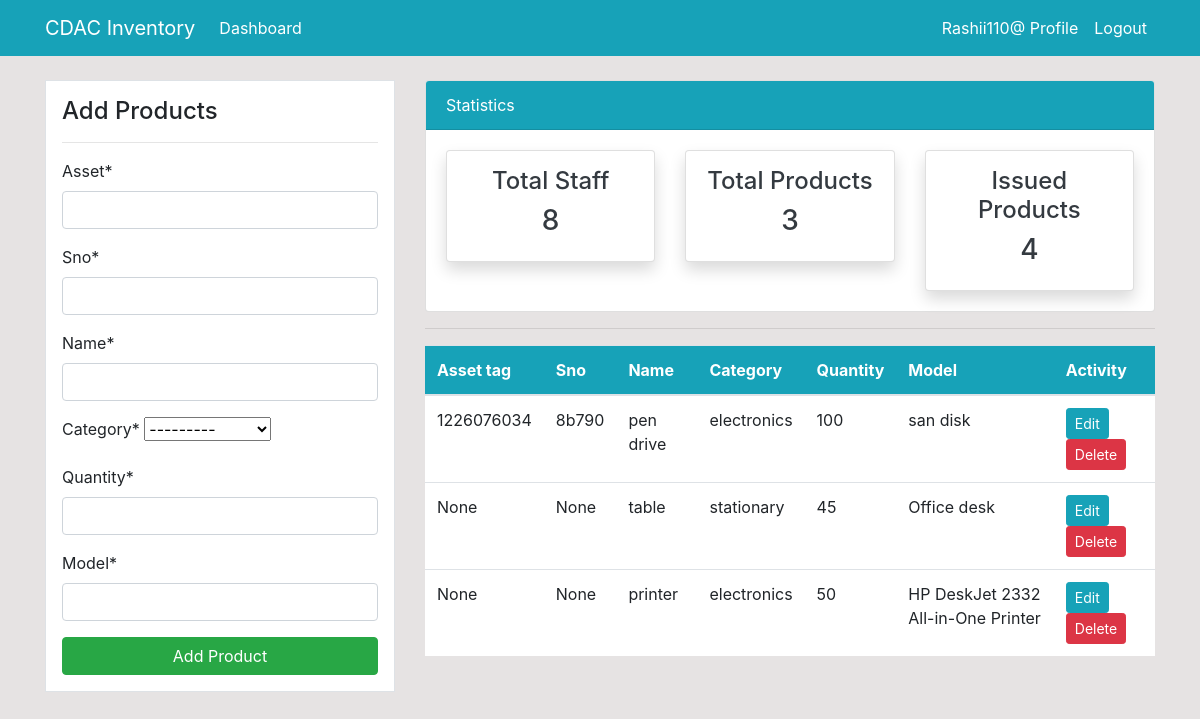
Page /product/ (signed in) on the committed database.
### dashboard/models.py (models this page shows, shortened)
class Product(models.Model):
    asset=models.CharField(max_length=30,null=True)
    sno=models.CharField(max_length=15,null=True)
    name=models.CharField(max_length=100,null=True)
    category=models.CharField(max_length=20,choices=category,null=True)
    quantity=models.PositiveIntegerField(null=True)
    model=models.CharField(max_length=300,null=True)
    class Meta:
        verbose_name_plural='Product'

### dashboard/views.py (the view)
# urls.py: path('product/',views.product,name='dashboardproduct'),
@login_required
def product(request):
    items=Product.objects.all()
    product_count = items.count()
    workers_count =User.objects.all().count()
    items_count =Issued_Items.objects.all().count()
    if request.method=='POST':
        form=ProductForm(request.POST)
        if form.is_valid():
            form.save()
            product_name = form.cleaned_data.get('name')
            messages.success(request, f'{product_name} has been added')
            return redirect('dashboardproduct')
    else:
        form=ProductForm()
    context={
        'items':items,
        'form':form,
        'workers_count': workers_count,
        'items_count': items_count,
        'product_count': product_count,
    }
    return render(request,'dashboard/product.html',context)

### dashboard/forms.py
class ProductForm(forms.ModelForm):
    class Meta:
        model=Product
        fields=['asset','sno','name','category','quantity','model']

### template/dashboard/product.html (shortened to what this page needs)
{% extends 'partials/base.html' %}
{% load crispy_forms_tags %}
{% block content %}
<div class="container">
    <div class="row mt-4">
        <div class="col-md-4">
            <div class="border bg-white p-3">
                <h4>Add Products</h4>
                <hr>
                <form method="POST">
                    {{ form|crispy }}
                    <input class="btn btn-success btn-block" type="submit" value="Add Product">
                </form>
            </div>
        </div>
        <div class="col-md-8">
            <div class="card">
                <div class="card-header bg-info text-white">
                    Statistics
                </div>
                <div class="card-body">
                    <div class="row">
                        <div class="col-md-4">
                            <a class="text-decoration-none text-dark" href="{% url 'dashboardstaff'%}">
                                <div class="card my-card shadow text-center p-3">
                                    <h4>Total Staff </h4>
                                    <h3>{{ workers_count }}</h3>
                                </div>
                            </a>
                        </div>
                        <div class="col-md-4">
                            <a class="text-decoration-none text-dark" href="{% url 'dashboardproduct' %}">
                                <div class="card my-card shadow text-center p-3">
                                    <h4>Total Products </h4>
                                    <h3>{{ product_count }}</h3>
                                </div>
                            </a>
                        </div>
                        <div class="col-md-4">
                            <a class="text-decoration-none text-dark" href="{% url 'dashboardissueditems'%}">
                                <div class="card my-card shadow text-center p-3">
                                    <h4>Issued Products </h4>
                                    <h3>{{ items_count }}</h3>
                                </div>
                            </a>
                        </div>
                    </div>
                </div>
            </div>
            <hr>
            <table class="table bg-white">
                <thead class="bg-info">
                    <tr class="text-white">
                        <th scope="col">Asset tag</th>
                        <th scope="col">Sno</th>
                        <th scope="col">Name</th>
                        <th scope="col">Category</th>
                        <th scope="col">Quantity</th>
                        <th scope="col">Model</th>
                        <th scope="col">Activity</th>
                    </tr>
                </thead>
                <tbody>
                    {% for item in items %}
                    <tr>
                        <td>{{ item.asset }}</td>
                        <td>{{ item.sno }}</td>
                        <td>{{ item.name }}</td>
                        <td>{{ item.category }}</td>
                        <td>{{ item.quantity }}</td>
                        <td>{{ item.model }}</td>
                        <td>
                            <a class="btn btn-info btn-sm" href="{% url 'dashboard-product-update' item.id %}">Edit</a>
                            <a class="btn btn-danger btn-sm" href="{% url 'dashboard-product-delete' item.id %}">Delete</a>
                        </td>
                    </tr>
                    {% endfor %}
                </tbody>
            </table>
        </div>
    </div>
</div>
{% endblock %}

### template/partials/base.html (shortened to what this page needs)
{%load static%}
<!doctype html>
<html lang="en">
  <head>
    <link rel="stylesheet" href="https://cdn.jsdelivr.net/npm/bootstrap@4.6.2/dist/css/bootstrap.min.css">
     <link rel="stylesheet" href="{% static '/style.css' %}">
  </head>
  <body>
   {% include 'partials/nav.html'%}
   {% block content %}
   {% endblock %}
  </body>
</html>

### template/partials/nav.html (shortened to what this page needs)
<nav class="navbar navbar-expand-lg navbar-info bg-info">
    {% if user.is_authenticated %}
    <div class="container">
        <a class="navbar-brand text-white" href="{% url 'dashboardindex'%}">CDAC Inventory</a>
        <div class="collapse navbar-collapse" id="navbarSupportedContent">
            <ul class="navbar-nav mr-auto">
                <li class="nav-item active">
                    <a class="nav-link text-white" href="{% url 'dashboardindex'%}">Dashboard </a>
                </li>
            </ul>
            <ul class="navbar-nav ml-auto">
                <li class="nav-item active">
                    <a class="nav-link text-white" href="{% url 'user-profile' %}">{{ user.username }} Profile </a>
                </li>
                <li class="nav-item">
                    <a class="nav-link text-white" href="{% url 'user-logout' %}">Logout</a>
                </li>
            </ul>
            {% endif %}
        </div>
    </div>
</nav>

### static/style.css (style rules this page uses)
body { background: rgb(230, 227, 227); }

### rows in the picture
Product: asset "1226076034", sno "8b790", name "pen drive", category "electronics", quantity "100", model "san disk"
Product: asset "None", sno "None", name "table", category "stationary", quantity "45", model "Office desk"
Product: asset "None", sno "None", name "printer", category "electronics", quantity "50", model "HP DeskJet 2332 All-in-One Printer"

### other values in the picture
{{ user.username }} "Rashii110@"
{{ workers_count }} "8"
{{ product_count }} "3"
{{ items_count }} "4"
